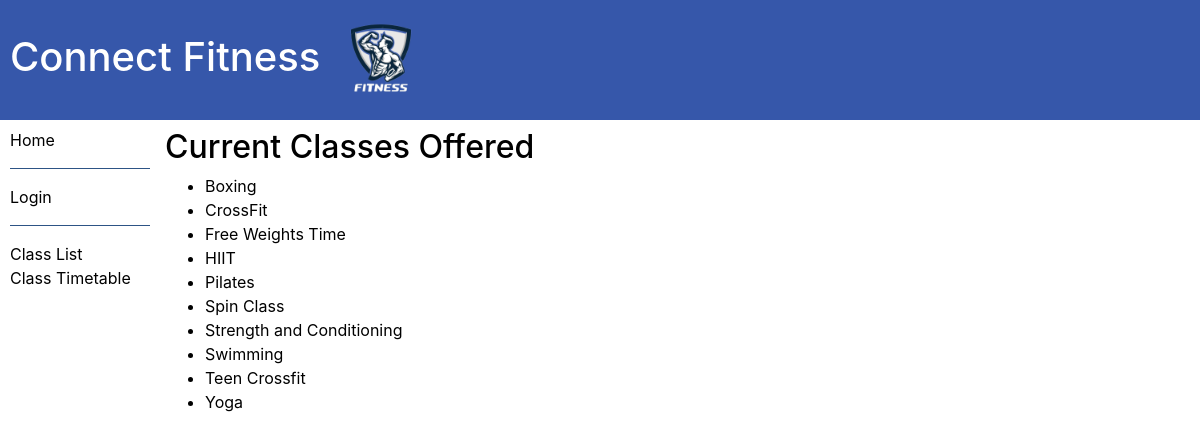
The app's page /ERP/gym_classes with its own data.
### ERP/models.py (models this page shows, shortened)
class Gym_class(models.Model):
    title = models.CharField(max_length = 100)
    description = models.TextField(max_length=1000)
    archive = models.BooleanField(null = True, default=False)
    max_participants = models.CharField(max_length = 2, null = True , blank = True)
    def get_absolute_url(self):
        return reverse("classes", args=[str(self.id)])
    class Meta:
        ordering = ['title']

### ERP/views.py (the view)
# urls.py: path("gym_classes", views.Gym_ClassListView.as_view(), name = "gym_classes"),
class Gym_ClassListView(generic.ListView):
    model = Gym_class
    context_object_name = "gym_class_list"
    template_name = "gym_class_list.html"
    paginate_by = 50

### ERP/templates/gym_class_list.html (shortened to what this page needs)
{% extends "base_generic.html" %}
{% block content %}
  <h2>Current Classes Offered</h2>
  {% if gym_class_list %}
  <ul>
    {% for class in gym_class_list %}
      <li>
        <a href="{{ class.get_absolute_url }}">{{ class.title }}</a>
      </li>
    {% endfor %}
  </ul>
  {% else %}
    <p>There are no classes in the system</p>
  {% endif %}
{% endblock %}

### ERP/templates/base_generic.html (style rules this page uses)
html { background-color: #ffffff; }
body { visibility: visable; opacity: 1; background-color: #000000; }
li { color: #000000 }
a { color: #000000 }

### records on screen
Gym_class: title "Boxing"
Gym_class: title "CrossFit"
Gym_class: title "Free Weights Time"
Gym_class: title "HIIT"
Gym_class: title "Pilates"
Gym_class: title "Spin Class"
Gym_class: title "Strength and Conditioning"
Gym_class: title "Swimming"
Gym_class: title "Teen Crossfit"
Gym_class: title "Yoga"
